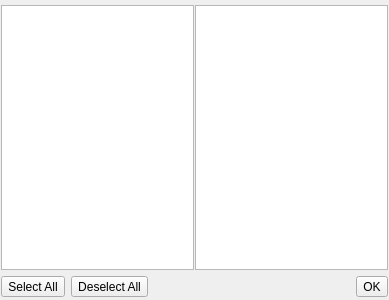
<?xml version="1.0" encoding="UTF-8"?>
<ui version="4.0">
 <class>MutiChkForm</class>
 <widget class="QWidget" name="MutiChkForm">
  <property name="geometry">
   <rect>
    <x>0</x>
    <y>0</y>
    <width>389</width>
    <height>300</height>
   </rect>
  </property>
  <property name="windowTitle">
   <string>Form</string>
  </property>
  <layout class="QVBoxLayout" name="verticalLayout">
   <property name="leftMargin">
    <number>1</number>
   </property>
   <property name="topMargin">
    <number>5</number>
   </property>
   <property name="rightMargin">
    <number>1</number>
   </property>
   <property name="bottomMargin">
    <number>3</number>
   </property>
   <item>
    <widget class="QSplitter" name="splitter">
     <property name="sizePolicy">
      <sizepolicy hsizetype="Expanding" vsizetype="Expanding">
       <horstretch>0</horstretch>
       <verstretch>0</verstretch>
      </sizepolicy>
     </property>
     <property name="orientation">
      <enum>Qt::Horizontal</enum>
     </property>
     <property name="opaqueResize">
      <bool>true</bool>
     </property>
     <property name="handleWidth">
      <number>1</number>
     </property>
     <widget class="QListWidget" name="listWidget"/>
     <widget class="QListWidget" name="listWidget_right">
      <property name="sizePolicy">
       <sizepolicy hsizetype="Preferred" vsizetype="Expanding">
        <horstretch>0</horstretch>
        <verstretch>0</verstretch>
       </sizepolicy>
      </property>
     </widget>
    </widget>
   </item>
   <item>
    <layout class="QHBoxLayout" name="horizontalLayout">
     <item>
      <widget class="QToolButton" name="btn_selectAll">
       <property name="text">
        <string>Select All</string>
       </property>
      </widget>
     </item>
     <item>
      <widget class="QToolButton" name="btn_deselectAll">
       <property name="text">
        <string>Deselect All</string>
       </property>
      </widget>
     </item>
     <item>
      <spacer name="horizontalSpacer">
       <property name="orientation">
        <enum>Qt::Horizontal</enum>
       </property>
       <property name="sizeHint" stdset="0">
        <size>
         <width>40</width>
         <height>20</height>
        </size>
       </property>
      </spacer>
     </item>
     <item>
      <widget class="QToolButton" name="btn_ok">
       <property name="text">
        <string>OK</string>
       </property>
      </widget>
     </item>
    </layout>
   </item>
  </layout>
 </widget>
 <resources/>
 <connections/>
</ui>
